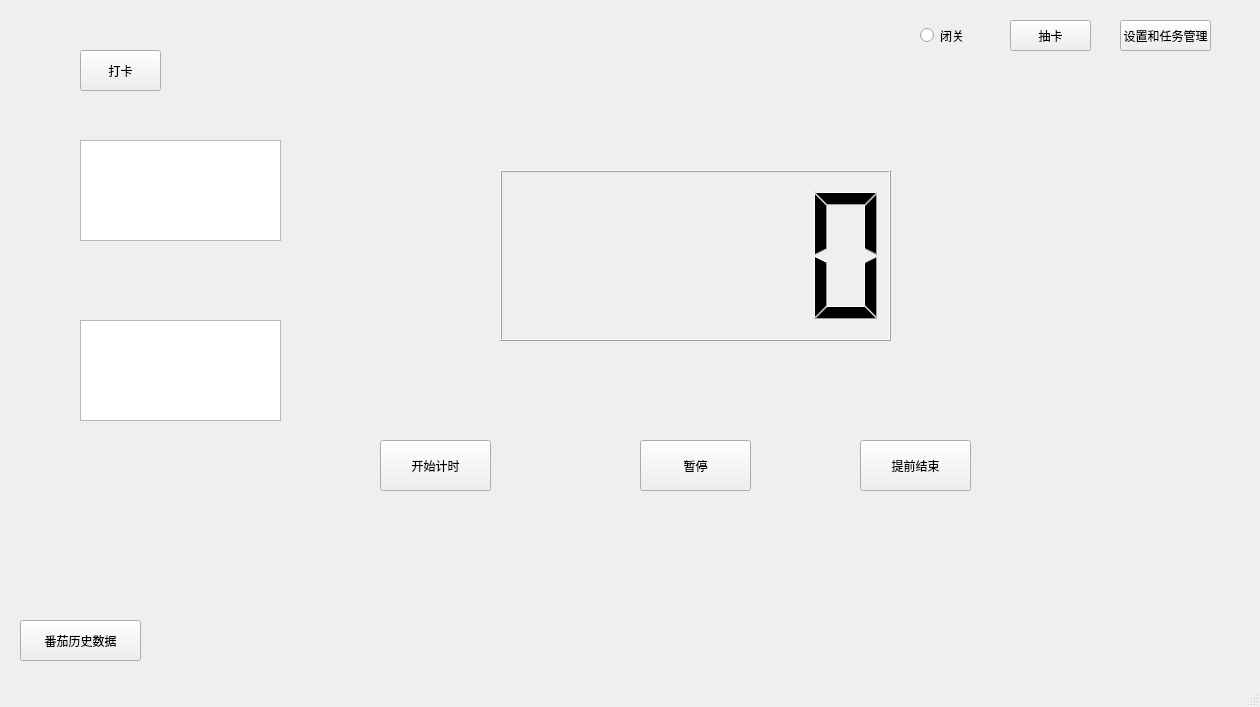
<?xml version="1.0" encoding="UTF-8"?>
<ui version="4.0">
 <class>MainWindow</class>
 <widget class="QMainWindow" name="MainWindow">
  <property name="geometry">
   <rect>
    <x>0</x>
    <y>0</y>
    <width>1260</width>
    <height>707</height>
   </rect>
  </property>
  <property name="minimumSize">
   <size>
    <width>1260</width>
    <height>707</height>
   </size>
  </property>
  <property name="maximumSize">
   <size>
    <width>1260</width>
    <height>707</height>
   </size>
  </property>
  <property name="windowTitle">
   <string>MainWindow</string>
  </property>
  <widget class="QWidget" name="centralwidget">
   <widget class="QPushButton" name="clockBtn">
    <property name="geometry">
     <rect>
      <x>80</x>
      <y>50</y>
      <width>81</width>
      <height>41</height>
     </rect>
    </property>
    <property name="text">
     <string>打卡</string>
    </property>
   </widget>
   <widget class="QLCDNumber" name="Timer">
    <property name="geometry">
     <rect>
      <x>500</x>
      <y>170</y>
      <width>391</width>
      <height>171</height>
     </rect>
    </property>
   </widget>
   <widget class="QTextEdit" name="nowEdit">
    <property name="geometry">
     <rect>
      <x>80</x>
      <y>140</y>
      <width>201</width>
      <height>101</height>
     </rect>
    </property>
   </widget>
   <widget class="QTextEdit" name="nextEdit">
    <property name="geometry">
     <rect>
      <x>80</x>
      <y>320</y>
      <width>201</width>
      <height>101</height>
     </rect>
    </property>
   </widget>
   <widget class="QPushButton" name="startBtn">
    <property name="geometry">
     <rect>
      <x>380</x>
      <y>440</y>
      <width>111</width>
      <height>51</height>
     </rect>
    </property>
    <property name="text">
     <string>开始计时</string>
    </property>
   </widget>
   <widget class="QPushButton" name="pauseBtn">
    <property name="geometry">
     <rect>
      <x>640</x>
      <y>440</y>
      <width>111</width>
      <height>51</height>
     </rect>
    </property>
    <property name="text">
     <string>暂停</string>
    </property>
   </widget>
   <widget class="QPushButton" name="stopBtn">
    <property name="geometry">
     <rect>
      <x>860</x>
      <y>440</y>
      <width>111</width>
      <height>51</height>
     </rect>
    </property>
    <property name="text">
     <string>提前结束</string>
    </property>
   </widget>
   <widget class="QPushButton" name="rewardBtn">
    <property name="geometry">
     <rect>
      <x>1010</x>
      <y>20</y>
      <width>81</width>
      <height>31</height>
     </rect>
    </property>
    <property name="text">
     <string>抽卡</string>
    </property>
   </widget>
   <widget class="QPushButton" name="manageBtn">
    <property name="geometry">
     <rect>
      <x>1120</x>
      <y>20</y>
      <width>91</width>
      <height>31</height>
     </rect>
    </property>
    <property name="text">
     <string>设置和任务管理</string>
    </property>
   </widget>
   <widget class="QPushButton" name="historyBtn">
    <property name="geometry">
     <rect>
      <x>20</x>
      <y>620</y>
      <width>121</width>
      <height>41</height>
     </rect>
    </property>
    <property name="text">
     <string>番茄历史数据</string>
    </property>
   </widget>
   <widget class="QRadioButton" name="closeBtn">
    <property name="geometry">
     <rect>
      <x>920</x>
      <y>20</y>
      <width>61</width>
      <height>31</height>
     </rect>
    </property>
    <property name="text">
     <string>闭关</string>
    </property>
   </widget>
  </widget>
  <widget class="QMenuBar" name="menubar">
   <property name="geometry">
    <rect>
     <x>0</x>
     <y>0</y>
     <width>1260</width>
     <height>17</height>
    </rect>
   </property>
  </widget>
  <widget class="QStatusBar" name="statusbar"/>
 </widget>
 <resources/>
 <connections/>
</ui>
